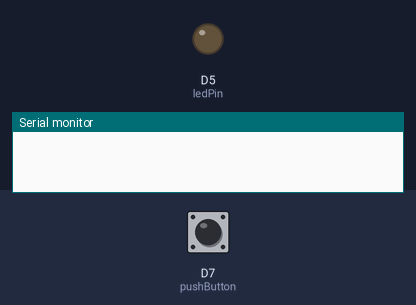
The program below on a simulated ESP8266 (Wemos D1 mini). Shown: output pins drawn as LEDs (lit = HIGH), the last lines printed to the serial monitor. Dashed ring = blinking. Inputs (shaded band) come from the test bench; at power-on: D7 (pushButton) HIGH.

Above: at 1.2 s.
1.3 s: D7 (pushButton) pulsed LOW 5 times (0.12 s each, 0.3 s apart)
At 1.75 s:
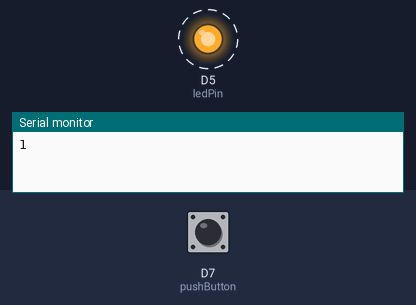
4.3 s: D7 (pushButton) pulled LOW for 0.15 s
At 5.1 s:
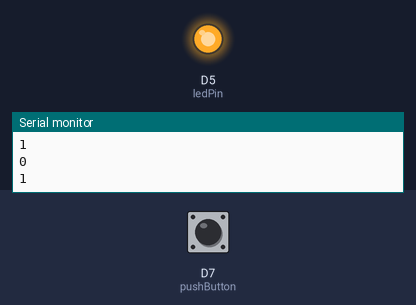
5.9 s: D7 (pushButton) pulled LOW for 1 s
At 6.3 s:
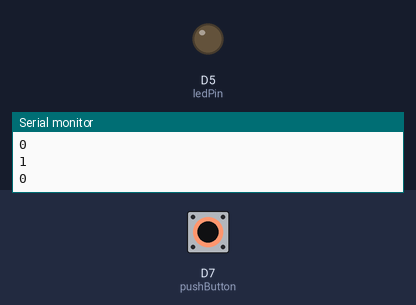
Timing chart, 0 to 8.9 s (numbered marks = the images above; inputs shaded):
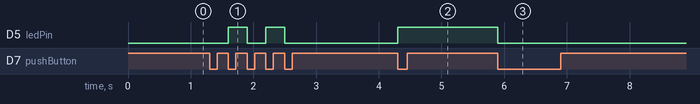

Measured:
- after the input at 1.3 s, D5 (ledPin): alternates HIGH for 0.30 s and LOW for 0.30 s, 4 changes in all, then stays LOW, starting after 0.30 s
- after the input at 4.3 s, D5 (ledPin): LOW → HIGH at once
- after the input at 5.9 s, D5 (ledPin): HIGH → LOW at once

The program:

main.cpp
```cpp
#include <Arduino.h>

const int pushButton = D7;
const int ledPin = D5;

int ledState = LOW;
volatile int buttonFlag;
int lastButtonState = LOW;

unsigned long lastDebounceTime = 0;
const unsigned long debounceDelay = 50;

IRAM_ATTR void ISR_button()
{
  buttonFlag = 1;
}

void setup()
{
  Serial.begin(9600);
  pinMode(pushButton, INPUT_PULLUP);
  pinMode(ledPin, OUTPUT);
  attachInterrupt(digitalPinToInterrupt(pushButton), ISR_button, CHANGE);
}

void loop()
{
  if (millis() - lastDebounceTime > debounceDelay && buttonFlag == 1)
  {
    lastDebounceTime = millis();
    if (digitalRead(pushButton) == 0 && lastButtonState == 1)
    {
      ledState = !ledState;
      Serial.println(ledState);
      digitalWrite(ledPin, ledState);
      lastButtonState = 0;
    }
    else if (digitalRead(pushButton) == 1 && lastButtonState == 0)
    {
      lastButtonState = 1;
    }
    buttonFlag = 0;
  }
}
```
